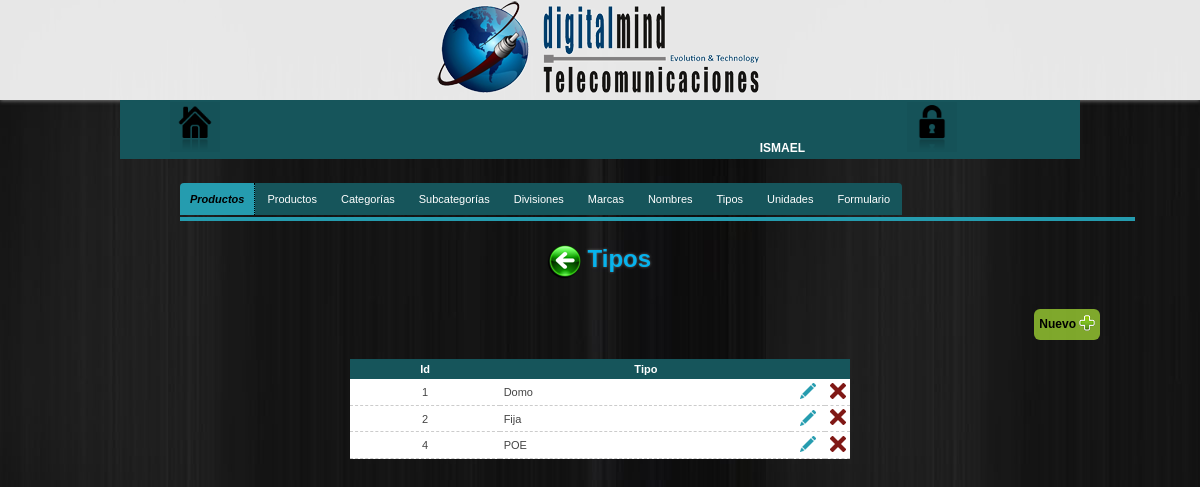
The page /configuracion/productos/tipos (signed in) on the database its author committed.
### tables this page shows
CREATE TABLE IF NOT EXISTS `tipos` (
  `id_tipo` int(10) NOT NULL,
  `nombre_tipo` varchar(50) NOT NULL
);

### configuracion/productos/tipos/classTiposP.php (called while the page is built, shortened)
<?php
	class TiposP
	{
		public function obtenerTiposProducto() {
			$Conexion = new dataBaseConn();
			$sth = $Conexion -> prepare('SELECT id_tipo,nombre_tipo FROM tipos');
			$sth -> execute();
			$tiposProd = $sth -> fetchAll();
			return $tiposProd;
		}
	}
?>

### libs/encrypt_decrypt_strings_urls.php (called while the page is built, shortened)
<?php
	function encrypt($string, $key) {
	   $result = '';
	   for($i=0; $i<strlen($string); $i++) {
	      $char = substr($string, $i, 1);
	      $keychar = substr($key, ($i % strlen($key))-1, 1);
	      $char = chr(ord($char)+ord($keychar));
	      $result.=$char;
	   }
	   return base64_encode($result);
	}
?>

### configuracion/productos/tipos/tabla_tiposp.php (the view, shortened to what this page needs)
<?php require_once("../../../libs/encrypt_decrypt_strings_urls.php"); ?>
<?php if($datTiposProd = $fnTiposP -> obtenerTiposProducto() ) : ?>
	<table class="datos-bd">
		<tr>
			<th>Id</th>
			<th>Tipo</th>
			<th>&nbsp;</th>
			<th>&nbsp;</th>
		</tr>
		<?php foreach($datTiposProd as $tipoProd) : ?>
			<tr>
				<td><?=$tipoProd['id_tipo']?></td>
				<td style="text-align: left;"><?=$tipoProd['nombre_tipo']?></td>
				<td width="5%">
					<?php $idTipoProd = encrypt($tipoProd['id_tipo'],"tiposProductoDM") ?>
					<a href="actualizar_tipop.php?IDtipo=<?=$idTipoProd?>" class="EditTipProd"><img src="../../../images/editar.png" title="Editar"></a>
				</td>
				<td width="5%">
					<form action="" method="POST" enctype="application/x-www-form-urlencoded" target="_self">
						<button type="button" class="deleteTipProd">
							<img src="../../../images/eliminar.png" title="Borrar" alt="Borrar">
						</button>
					</form>
				</td>
			</tr>
		<?php endforeach; ?>
	</table>
	<br />
<?php else :?>
	<div class="vacio">
		(Sin registros)
	</div>
<?php endif; ?>

### css/menu.css (style rules this page uses)
* { margin: 0;padding: 0; }
a { color: #28C7E0;text-decoration:none; }
body { background: url(../images/bg.jpg) fixed; color:#444; font-family:Verdana,Helvetica,Sans-serif;font-size:12px; }
a { text-decoration: none; }

### css/tabla.css (style rules this page uses)
table { border-collapse: separate;font-size: 13px; margin: 0 0 30px 0; }
.datos-bd { background: #FFF; border-collapse: collapse; width: 500px; }
.datos-bd th { background: #16555B;color: #FFF; font-weight: bold; text-align: center; padding: .4em; }
.datos-bd td { border-bottom: 1px #CCC dashed; padding: .3em; text-align: center; }
.datos-bd a { color:#16555B;margin: .5em; }
button { background-color: transparent; border: none; cursor: pointer; }

### libs/dataTables/css/datatables.css (style rules this page uses)
table { border-collapse: separate; font-size: 11px; width: 80%; margin: 0 auto; }
button { background-color: transparent; border: none; cursor: pointer; }

### rows shown on the page
tipos: id_tipo "1", nombre_tipo "Domo"
tipos: id_tipo "2", nombre_tipo "Fija"
tipos: id_tipo "4", nombre_tipo "POE"

### other values the page prints
$_SESSION["usuario"] "ISMAEL"
